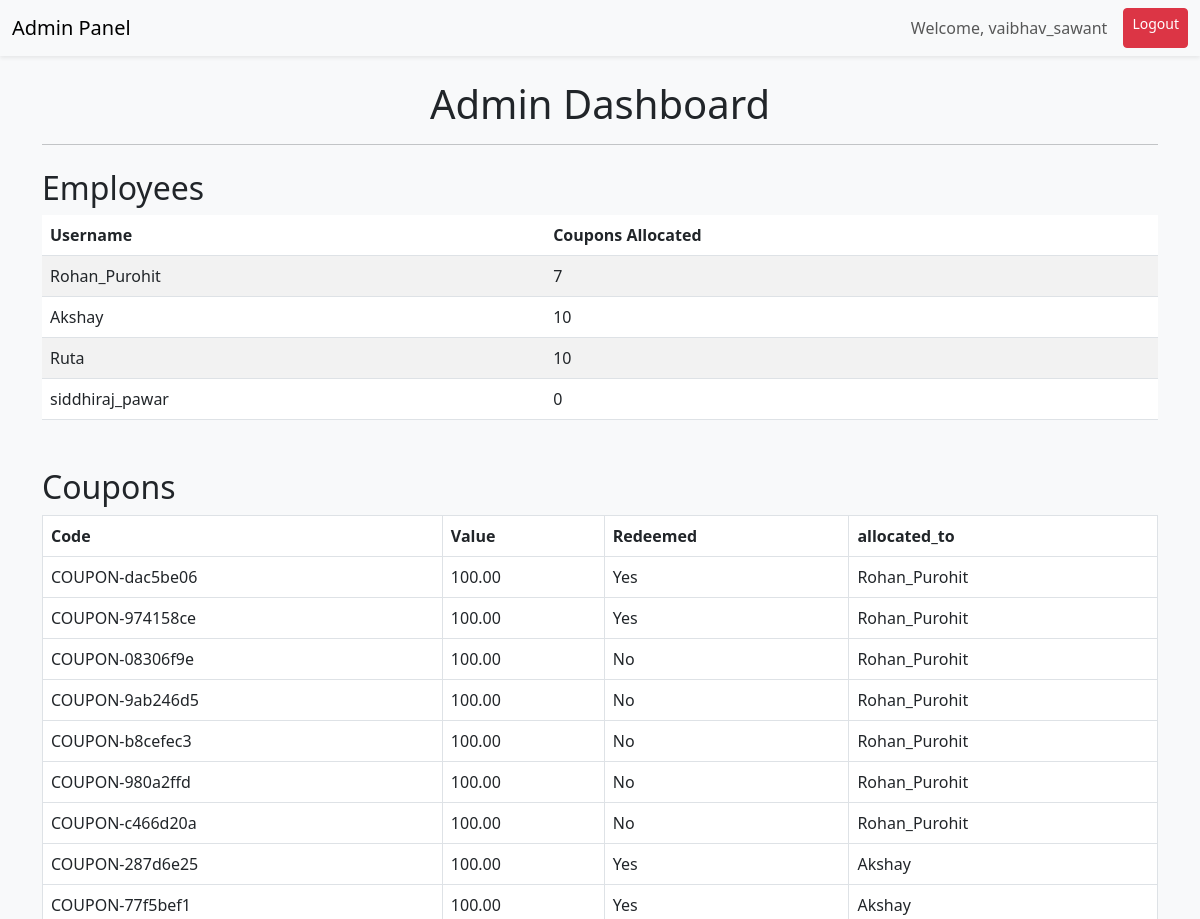
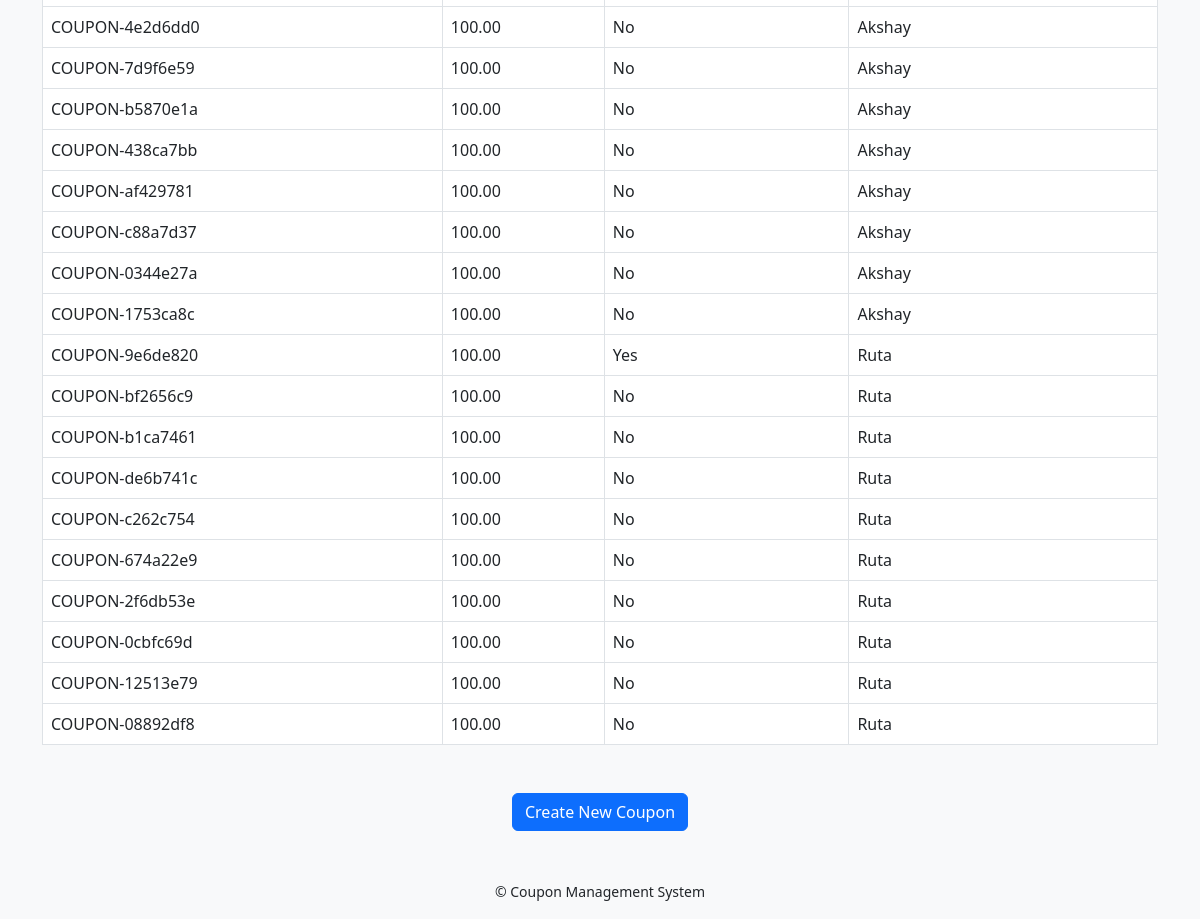
/coupons/admin_dashboard/ (signed in), run on the app's committed database (2 pictures, top to bottom).
### coupons/models.py (models this page shows, shortened)
class User(AbstractUser):
    is_employee = models.BooleanField(default=False)
    is_admin = models.BooleanField(default=False)
    is_vendor = models.BooleanField(default=False)

class Coupon(models.Model):
    code = models.CharField(max_length=12, unique=True, editable=True)
    name = models.CharField(max_length=100, default="Default Coupon")
    value = models.DecimalField(max_digits=10, decimal_places=2)
    redeemed = models.BooleanField(default=False)
    redeemed_at = models.DateTimeField(null=True, blank=True)
    allocated_to = models.ForeignKey(User, on_delete=models.CASCADE, related_name='allocated_coupons')  # Correct related_name
    created_at = models.DateTimeField(auto_now_add=True)
    is_availed = models.BooleanField(default=False)  # Track if availed

### coupons/views.py (the view)
# urls.py: path('admin_dashboard/', views.admin_dashboard, name='admin_dashboard'),
@user_passes_test(lambda u: u.is_admin)
def admin_dashboard(request):
    if not request.user.is_admin:
        return render(request, '403.html')  # Custom template for unauthorized access
    employees = User.objects.filter(is_employee=True)
    coupons = Coupon.objects.all()
    return render(request, 'admin_dashboard.html', {'employees': employees, 'coupons': coupons})

### coupons/templates/admin_dashboard.html (shortened to what this page needs)
<!DOCTYPE html>
<html lang="en">
<head>
    <link rel="stylesheet" href="https://cdnjs.cloudflare.com/ajax/libs/bootstrap/5.3.0/css/bootstrap.min.css">
</head>
<body class="bg-light">
    <nav class="navbar navbar-expand-lg navbar-light bg-light shadow-sm mb-4">
        <div class="container-fluid">
            <a class="navbar-brand" href="#">Admin Panel</a>
            <div class="d-flex">
                <span class="navbar-text me-3">Welcome, {{ user.username }}</span>
                <a href="{% url 'logout' %}" class="btn btn-danger btn-sm">Logout</a>
            </div>
        </div>
    </nav>
    <div class="container">
        <header class="mb-4">
            <h1 class="text-center">Admin Dashboard</h1>
            <hr>
        </header>
        <section class="mb-5">
            <h2>Employees</h2>
            <table class="table table-striped table-hover">
                <thead>
                    <tr>
                        <th>Username</th>
                        <th>Coupons Allocated</th>
                    </tr>
                </thead>
                <tbody>
                    {% for employee in employees %}
                    <tr>
                        <td>{{ employee.username }}</td>
                        <td>{{ employee.allocated_coupons.count }}</td>
                    </tr>
                    {% empty %}
                    <tr>
                        <td colspan="2" class="text-center">No employees found.</td>
                    </tr>
                    {% endfor %}
                </tbody>
            </table>
        </section>
        <section class="mb-5">
            <h2>Coupons</h2>
            <table class="table table-bordered table-hover">
                <thead>
                    <tr>
                        <th>Code</th>
                        <th>Value</th>
                        <th>Redeemed</th>
                        <th>allocated_to</th>
                    </tr>
                </thead>
                <tbody>
                    {% for coupon in coupons %}
                    <tr>
                        <td>{{ coupon.code }}</td>
                        <td>{{ coupon.value }}</td>
                        <td>{{ coupon.redeemed|yesno:"Yes,No" }}</td>
                        <td>{{ coupon.allocated_to }}</td>
                    </tr>
                    {% empty %}
                    <tr>
                        <td colspan="3" class="text-center">No coupons found.</td>
                    </tr>
                    {% endfor %}
                </tbody>
            </table>
        </section>
        <div class="text-center">
            <a href="{% url 'create_coupon' %}" class="btn btn-primary">Create New Coupon</a>
        </div>
    </div>
    <footer class="text-center mt-5 mb-3">
        <small>&copy; {{ now|date:"Y" }} Coupon Management System</small>
    </footer>
</body>
</html>

### data on the page
User: username "vaibhav_sawant"
User: username "Rohan_Purohit", allocated_coupons.count "7"
User: username "Akshay", allocated_coupons.count "10"
User: username "Ruta", allocated_coupons.count "10"
User: username "siddhiraj_pawar", allocated_coupons.count "0"
Coupon: code "COUPON-dac5be06", value "100.00", redeemed "Yes", allocated_to "Rohan_Purohit"
Coupon: code "COUPON-974158ce", value "100.00", redeemed "Yes", allocated_to "Rohan_Purohit"
Coupon: code "COUPON-08306f9e", value "100.00", redeemed "No", allocated_to "Rohan_Purohit"
Coupon: code "COUPON-9ab246d5", value "100.00", redeemed "No", allocated_to "Rohan_Purohit"
Coupon: code "COUPON-b8cefec3", value "100.00", redeemed "No", allocated_to "Rohan_Purohit"
Coupon: code "COUPON-980a2ffd", value "100.00", redeemed "No", allocated_to "Rohan_Purohit"
Coupon: code "COUPON-c466d20a", value "100.00", redeemed "No", allocated_to "Rohan_Purohit"
Coupon: code "COUPON-287d6e25", value "100.00", redeemed "Yes", allocated_to "Akshay"
Coupon: code "COUPON-77f5bef1", value "100.00", redeemed "Yes", allocated_to "Akshay"
Coupon: code "COUPON-4e2d6dd0", value "100.00", redeemed "No", allocated_to "Akshay"
Coupon: code "COUPON-7d9f6e59", value "100.00", redeemed "No", allocated_to "Akshay"
Coupon: code "COUPON-b5870e1a", value "100.00", redeemed "No", allocated_to "Akshay"
Coupon: code "COUPON-438ca7bb", value "100.00", redeemed "No", allocated_to "Akshay"
Coupon: code "COUPON-af429781", value "100.00", redeemed "No", allocated_to "Akshay"
Coupon: code "COUPON-c88a7d37", value "100.00", redeemed "No", allocated_to "Akshay"
Coupon: code "COUPON-0344e27a", value "100.00", redeemed "No", allocated_to "Akshay"
Coupon: code "COUPON-1753ca8c", value "100.00", redeemed "No", allocated_to "Akshay"
Coupon: code "COUPON-9e6de820", value "100.00", redeemed "Yes", allocated_to "Ruta"
Coupon: code "COUPON-bf2656c9", value "100.00", redeemed "No", allocated_to "Ruta"
Coupon: code "COUPON-b1ca7461", value "100.00", redeemed "No", allocated_to "Ruta"
Coupon: code "COUPON-de6b741c", value "100.00", redeemed "No", allocated_to "Ruta"
Coupon: code "COUPON-c262c754", value "100.00", redeemed "No", allocated_to "Ruta"
Coupon: code "COUPON-674a22e9", value "100.00", redeemed "No", allocated_to "Ruta"
Coupon: code "COUPON-2f6db53e", value "100.00", redeemed "No", allocated_to "Ruta"
Coupon: code "COUPON-0cbfc69d", value "100.00", redeemed "No", allocated_to "Ruta"
Coupon: code "COUPON-12513e79", value "100.00", redeemed "No", allocated_to "Ruta"
Coupon: code "COUPON-08892df8", value "100.00", redeemed "No", allocated_to "Ruta"
